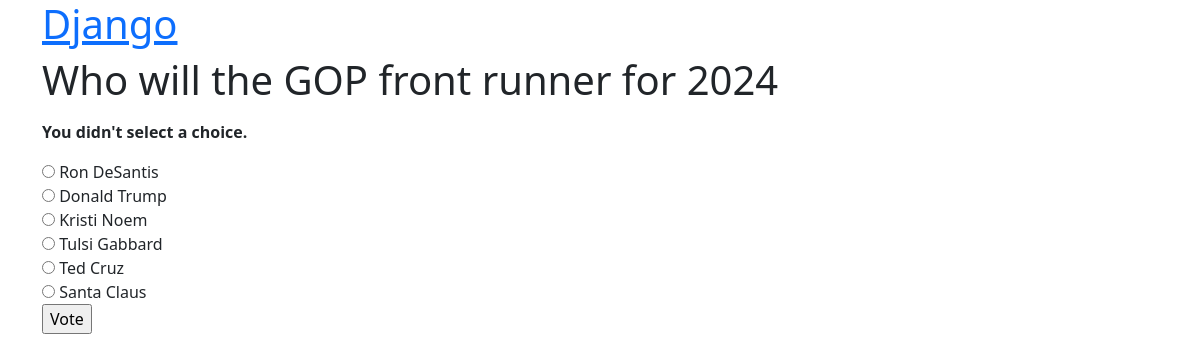
/polls/2/vote/, run on the app's committed database.
### polls/models.py (models this page shows, shortened)
class Question(models.Model):
    question_text = models.CharField(max_length=200)
    pub_date = models.DateTimeField('date published')

class Choice(models.Model):
    question = models.ForeignKey(Question, on_delete=models.CASCADE)
    choice_text = models.CharField(max_length=200)
    votes = models.IntegerField(default=0)

### polls/views.py (the view)
# urls.py: path('<int:question_id>/vote/', views.vote, name='vote'),
def vote(request, question_id):
    question = get_object_or_404(Question, pk=question_id)
    try:
        selected_choice = question.choice_set.get(pk=request.POST['choice'])
    except (KeyError, Choice.DoesNotExist):
        return render(request, 'polls/detail.html', {
            'question': question,
            'error_message': "You didn't select a choice.",
        })
    else:
        selected_choice.votes += 1
        selected_choice.save()
        return HttpResponseRedirect(reverse('polls:results', args=(question.id,)))

### polls/templates/polls/detail.html (shortened to what this page needs)
{% extends 'polls/base_generic.html' %}
{% block content %}
<form action="{% url 'polls:vote' question.id %}" method="post">
    <fieldset>
        <legend><h1>{{ question.question_text }}</h1></legend>
        {% if error_message %}<p><strong>{{ error_message }}</strong></p>{% endif %}
        {% for choice in question.choice_set.all %}
            <input type="radio" name="choice" id="choice{{ forloop.counter }}" value="{{ choice.id }}">
            <label for="choice{{ forloop.counter }}">{{ choice.choice_text }}</label><br>
        {% endfor %}
    </fieldset>
    <input type="submit" value="Vote">
    </form>
    {% endblock %}

### data on the page
Question: question_text "Who will the GOP front runner for 2024"
Choice: choice_text "Ron DeSantis"
Choice: choice_text "Donald Trump"
Choice: choice_text "Kristi Noem"
Choice: choice_text "Tulsi Gabbard"
Choice: choice_text "Ted Cruz"
Choice: choice_text "Santa Claus"

### other printed values
{{ error_message }} "You didn't select a choice."
